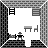

A level layout from a 2D game, rendered from its tile map. Below: a short description, then the map file with its tile-grid data intact:
An orthogonal 6x6 tile map with 8x8 px tiles, 2 tile layers (RoomTiles, Creatures), 3 tilesets and 9 objects (2x Teleport, 2x Sign, Search, ClearSearch, MakeRoomMessage, ...).

<map version="1.2" tiledversion="1.2.1" orientation="orthogonal" renderorder="right-down" width="6" height="6" tilewidth="8" tileheight="8" infinite="0" nextlayerid="7" nextobjectid="16">
 <properties>
  <property name="RoomCaption" value="Home" />
  <property name="RoomId" value="home" />
 </properties>
 <tileset firstgid="1" source="Terrain.tsx" />
 <tileset firstgid="129" source="Creatures.tsx" />
 <tileset firstgid="257" source="Items.tsx" />
 <layer id="3" name="RoomTiles" width="6" height="6">
  <data encoding="csv">
12,5,5,5,5,9,
8,21,4,4,92,6,
8,4,4,4,4,6,
8,4,4,89,90,6,
8,23,4,4,4,6,
11,7,7,19,7,10
</data>
 </layer>
 <layer id="5" name="Creatures" width="6" height="6">
  <data encoding="csv">
0,0,0,0,0,0,
0,0,0,0,0,0,
0,0,0,0,0,0,
0,0,0,0,0,0,
0,257,129,0,0,0,
0,0,0,0,0,0
</data>
 </layer>
 <objectgroup id="4" name="Events">
  <object id="1" name="HomeExit" type="Teleport" x="24" y="40" width="8" height="8">
   <properties>
    <property name="Column" type="int" value="3" />
    <property name="Prompt" value="Exit House?" />
    <property name="Room" value="hometown" />
    <property name="Row" type="int" value="7" />
   </properties>
  </object>
  <object id="2" name="LadderUp" type="Teleport" x="8" y="8" width="8" height="8">
   <properties>
    <property name="Column" type="int" value="2" />
    <property name="Prompt" value="Climb Ladder?" />
    <property name="Room" value="loft" />
    <property name="Row" type="int" value="1" />
   </properties>
  </object>
  <object id="6" name="Bed" type="Search" x="8" y="32" width="8" height="8">
   <properties>
    <property name="Prompt" value="Search Bed?" />
    <property name="Trigger" value="OnSearchBed" />
   </properties>
  </object>
  <object id="10" name="OnSearchBed01" type="ClearSearch" x="56" y="0" width="8" height="8">
   <properties>
    <property name="Column" type="int" value="1" />
    <property name="ForTrigger" value="OnSearchBed" />
    <property name="Order" type="int" value="1" />
    <property name="Row" type="int" value="4" />
   </properties>
  </object>
  <object id="12" name="OnSearchBed02" type="MakeRoomMessage" x="56" y="8" width="8" height="8">
   <properties>
    <property name="ForTrigger" value="OnSearchBed" />
    <property name="Message" value="You find a old dagger!" />
    <property name="Order" type="int" value="2" />
   </properties>
  </object>
  <object id="13" name="OnSearchBed03" type="GiveItem" x="56" y="16" width="8" height="8">
   <properties>
    <property name="ForTrigger" value="OnSearchBed" />
    <property name="ItemIdentifier" value="RustyDagger" />
    <property name="Order" type="int" value="3" />
    <property name="Quantity" type="int" value="1" />
   </properties>
  </object>
  <object id="14" name="Table" type="Sign" x="24" y="24" width="8" height="8">
   <properties>
    <property name="Message" value="The table is empty" />
   </properties>
  </object>
  <object id="15" name="Shelves" type="Sign" x="32" y="8" width="8" height="8">
   <properties>
    <property name="Message" value="The shelves are bare" />
   </properties>
  </object>
 </objectgroup>
 <objectgroup id="6" name="CreatureInstances">
  <object id="4" name="Tagon" type="CreatureInstance" x="16" y="32" width="8" height="8">
   <properties>
    <property name="Creature" value="Tagon" />
    <property name="Identifier" value="B7700077-A641-4A3A-8C92-50862C26121D" />
    <property name="Name" value="Tagon" />
   </properties>
  </object>
 </objectgroup>
</map>
